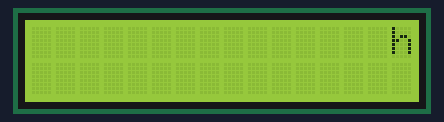
A sketch run on a simulated Arduino Uno, built with avr-gcc and run on an emulated ATmega328P. On the bench: 16×2 character LCD.

Above: at 0.37 s.
At 0.77 s:
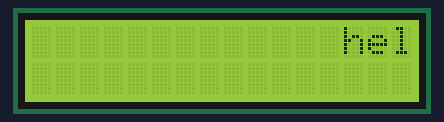
At 2.0 s:
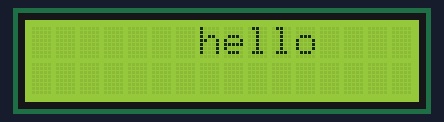
At 3.83 s:
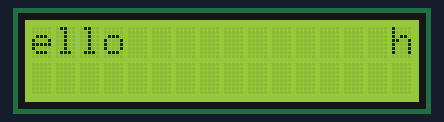
At 6.28 s:
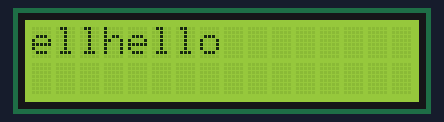
At 7.3 s:
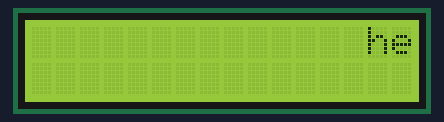

Measured:
- by itself, everything shown: repeats every 6.7 s, in 33 steps

The sketch:

scroll_best___.ino
```cpp
#include<LiquidCrystal.h>
LiquidCrystal lcd(7,6,5,4,3,2);
int i,j,k=17;

void setup()
{
  lcd.begin(16,2);
}
void loop()
{
  for (i=32;i>=0;i--)
    {
      if(k<0)
      break;
      j=i-16;
      if(j<0)
      { j=j-8;
        k--;
        if(j<-16)
         j=-15;
      }
      else
      k=17;
      lcd.setCursor(j,0);
      lcd.print("hello");
      lcd.setCursor(k,0);
      lcd.print("hello");
      lcd.setCursor(0,1);
     /* lcd.print(j);
      lcd.print(" ");
      lcd.print(k); */
      delay(200);
      lcd.clear();
    }
}
```
